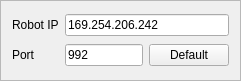
            <widget class="QFrame" name="frame_50">
             <property name="maximumSize">
              <size>
               <width>241</width>
               <height>81</height>
              </size>
             </property>
             <property name="frameShape">
              <enum>QFrame::StyledPanel</enum>
             </property>
             <property name="frameShadow">
              <enum>QFrame::Raised</enum>
             </property>
             <layout class="QGridLayout" name="gridLayout_42">
              <item row="0" column="0">
               <widget class="QLabel" name="label_76">
                <property name="text">
                 <string>Robot IP</string>
                </property>
               </widget>
              </item>
              <item row="1" column="0">
               <widget class="QLabel" name="label_77">
                <property name="text">
                 <string>Port</string>
                </property>
               </widget>
              </item>
              <item row="1" column="1">
               <widget class="QLineEdit" name="lineEdit_14">
                <property name="text">
                 <string>992</string>
                </property>
               </widget>
              </item>
              <item row="1" column="2">
               <widget class="QPushButton" name="pushButton_4">
                <property name="text">
                 <string>Default</string>
                </property>
               </widget>
              </item>
              <item row="0" column="1" colspan="2">
               <widget class="QLineEdit" name="lineEdit_13">
                <property name="text">
                 <string>169.254.206.242</string>
                </property>
               </widget>
              </item>
             </layout>
            </widget>
